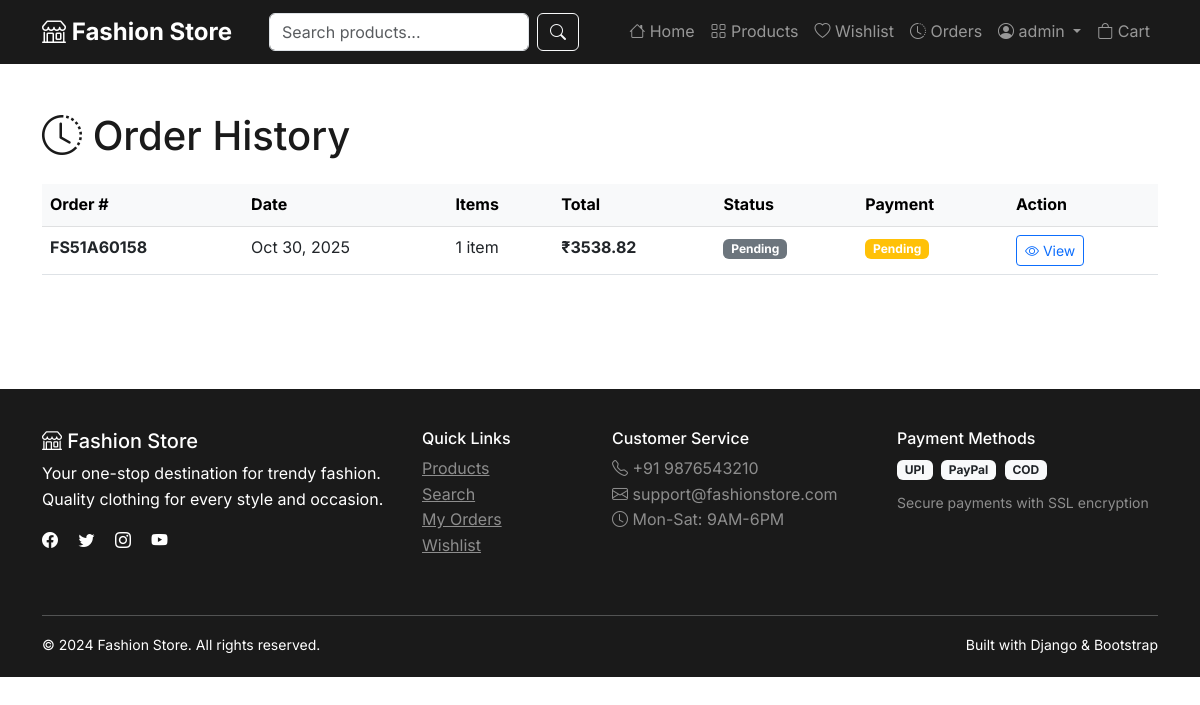
Screenshot of /orders/ (signed in) with the database file from the repository.
### shop/models.py (models this page shows, shortened)
class Order(models.Model):
    STATUS_CHOICES = [
        ('pending', 'Pending'),
        ('processing', 'Processing'),
        ('shipped', 'Shipped'),
        ('delivered', 'Delivered'),
        ('cancelled', 'Cancelled'),
        ('refunded', 'Refunded'),
    ]
    PAYMENT_STATUS_CHOICES = [
        ('pending', 'Pending'),
        ('paid', 'Paid'),
        ('failed', 'Failed'),
        ('refunded', 'Refunded'),
    ]
    PAYMENT_METHOD_CHOICES = [
        ('razorpay', 'Razorpay (UPI)'),
        ('paypal', 'PayPal'),
    ]
    user = models.ForeignKey(User, on_delete=models.CASCADE, related_name='orders')
    order_number = models.CharField(max_length=50, unique=True)
    first_name = models.CharField(max_length=100)
    last_name = models.CharField(max_length=100)
    email = models.EmailField()
    phone = models.CharField(max_length=20)
    address_line_1 = models.CharField(max_length=255)
    address_line_2 = models.CharField(max_length=255, blank=True)
    city = models.CharField(max_length=100)
    state = models.CharField(max_length=100)
    postal_code = models.CharField(max_length=20)
    country = models.CharField(max_length=100, default='India')
    total_amount = models.DecimalField(max_digits=10, decimal_places=2)
    shipping_cost = models.DecimalField(max_digits=10, decimal_places=2, default=0.00)
    tax_amount = models.DecimalField(max_digits=10, decimal_places=2, default=0.00)
    status = models.CharField(max_length=20, choices=STATUS_CHOICES, default='pending')
    payment_status = models.CharField(max_length=20, choices=PAYMENT_STATUS_CHOICES, default='pending')
    payment_method = models.CharField(max_length=20, choices=PAYMENT_METHOD_CHOICES)
    payment_id = models.CharField(max_length=200, blank=True)  # Payment gateway transaction ID
    created_at = models.DateTimeField(auto_now_add=True)
    updated_at = models.DateTimeField(auto_now=True)
    shipped_at = models.DateTimeField(blank=True, null=True)
    delivered_at = models.DateTimeField(blank=True, null=True)
    class Meta:
        ordering = ['-created_at']
    def get_total_cost(self):
        return self.total_amount + self.shipping_cost + self.tax_amount

### shop/views.py (the view)
# urls.py: path('orders/', views.OrderHistoryView.as_view(), name='order_history'),
class OrderHistoryView(LoginRequiredMixin, ListView):
    model = Order
    template_name = 'shop/order_history.html'
    context_object_name = 'orders'
    paginate_by = 10
    def get_queryset(self):
        return Order.objects.filter(user=self.request.user).order_by('-created_at')

### shop/cart.py (called while the page is built)
    def get_item_count(self):
        return sum(item['quantity'] for item in self.cart.values())

### shop/context_processors.py (called while the page is built)
def cart(request):
    return {'cart': Cart(request)}

### shop/currency.py (called while the page is built)
def get_currency(request):
    return request.session.get('currency', 'INR')

def format_price(amount, currency='INR'):
    if currency == 'USD':
        return f'${amount:.2f}'
    else:  # INR
        return f'₹{amount:.2f}'

### shop/templatetags/currency_tags.py (called while the page is built)
@register.simple_tag(takes_context=True)
def show_price(context, price):
    request = context['request']
    if not price:
        return format_price(0, get_currency(request))
    current_currency = get_currency(request)
    if current_currency == 'USD':
        converted = convert_price(float(price), 'INR', 'USD')
        return format_price(converted, 'USD')
    return format_price(float(price), 'INR')

### templates/shop/order_history.html (shortened to what this page needs)
{% extends 'base.html' %}
{% load currency_tags %}
{% block content %}
<div class="container py-5">
    <div class="row">
        <div class="col-12">
            <h1 class="mb-4"><i class="bi bi-clock-history"></i> Order History</h1>
            {% if orders %}
                <div class="table-responsive">
                    <table class="table table-hover">
                        <thead class="table-light">
                            <tr>
                                <th>Order #</th>
                                <th>Date</th>
                                <th>Items</th>
                                <th>Total</th>
                                <th>Status</th>
                                <th>Payment</th>
                                <th>Action</th>
                            </tr>
                        </thead>
                        <tbody>
                            {% for order in orders %}
                            <tr>
                                <td>
                                    <strong>{{ order.order_number }}</strong>
                                </td>
                                <td>{{ order.created_at|date:'M d, Y' }}</td>
                                <td>{{ order.items.count }} item{{ order.items.count|pluralize }}</td>
                                <td>
                                    <strong>{% show_price order.get_total_cost %}</strong>
                                </td>
                                <td>
                                    <span class="badge bg-{% if order.status == 'delivered' %}success{% elif order.status == 'shipped' %}info{% elif order.status == 'processing' %}primary{% elif order.status == 'cancelled' %}danger{% else %}secondary{% endif %}">
                                        {{ order.get_status_display }}
                                    </span>
                                </td>
                                <td>
                                    <span class="badge bg-{% if order.payment_status == 'paid' %}success{% elif order.payment_status == 'pending' %}warning{% elif order.payment_status == 'failed' %}danger{% else %}secondary{% endif %}">
                                        {{ order.get_payment_status_display }}
                                    </span>
                                </td>
                                <td>
                                    <a href="{% url 'shop:order_detail' order.order_number %}" class="btn btn-sm btn-outline-primary">
                                        <i class="bi bi-eye"></i> View
                                    </a>
                                </td>
                            </tr>
                            {% endfor %}
                        </tbody>
                    </table>
                </div>
            {% endif %}
        </div>
    </div>
</div>
{% endblock %}

### templates/base.html (shortened to what this page needs)
<!DOCTYPE html>
<html lang="en" prefix="og: http://ogp.me/ns#">
<head>
    <meta property="og:image" content="{% block og_image %}{{ request.scheme }}://{{ request.get_host }}{% load static %}{% static 'images/og-image.jpg' %}{% endblock %}">
    <meta property="twitter:image" content="{% block twitter_image %}{{ request.scheme }}://{{ request.get_host }}{% load static %}{% static 'images/twitter-image.jpg' %}{% endblock %}">
    <link href="https://cdn.jsdelivr.net/npm/bootstrap@5.3.0/dist/css/bootstrap.min.css" rel="stylesheet">
    <link rel="stylesheet" href="https://cdn.jsdelivr.net/npm/bootstrap-icons@1.11.0/font/bootstrap-icons.css">
</head>
<body>
    <nav class="navbar navbar-expand-lg navbar-dark bg-primary sticky-top">
        <div class="container">
            <a class="navbar-brand" href="{% url 'shop:home' %}">
                <i class="bi bi-shop"></i> Fashion Store
            </a>
            <div class="collapse navbar-collapse" id="navbarNav">
                <form class="d-flex search-form mx-auto" method="get" action="{% url 'shop:product_search' %}">
                    <input class="form-control me-2" type="search" name="query" placeholder="Search products..."
                           value="{{ request.GET.query }}">
                    <button class="btn btn-outline-light" type="submit">
                        <i class="bi bi-search"></i>
                    </button>
                </form>
                <ul class="navbar-nav ms-auto">
                    <li class="nav-item">
                        <a class="nav-link" href="{% url 'shop:home' %}">
                            <i class="bi bi-house"></i> Home
                        </a>
                    </li>
                    <li class="nav-item">
                        <a class="nav-link" href="{% url 'shop:product_list' %}">
                            <i class="bi bi-grid"></i> Products
                        </a>
                    </li>
                    {% if user.is_authenticated %}
                        <li class="nav-item">
                            <a class="nav-link" href="{% url 'shop:wishlist' %}">
                                <i class="bi bi-heart"></i> Wishlist
                            </a>
                        </li>
                        <li class="nav-item">
                            <a class="nav-link" href="{% url 'shop:order_history' %}">
                                <i class="bi bi-clock-history"></i> Orders
                            </a>
                        </li>
                        <li class="nav-item dropdown">
                            <a class="nav-link dropdown-toggle" href="#" role="button" data-bs-toggle="dropdown">
                                <i class="bi bi-person-circle"></i> {{ user.get_full_name|default:user.username }}
                            </a>
                        </li>
                    {% endif %}
                    <li class="nav-item">
                        <a class="nav-link position-relative" href="{% url 'shop:cart_detail' %}">
                            <i class="bi bi-bag"></i> Cart
                        </a>
                    </li>
                </ul>
            </div>
        </div>
    </nav>
    <main>
        {% block content %}{% endblock %}
    </main>
    <footer class="footer">
        <div class="container">
            <div class="row">
                <div class="col-md-4 mb-4">
                    <h5><i class="bi bi-shop"></i> Fashion Store</h5>
                    <p>Your one-stop destination for trendy fashion. Quality clothing for every style and occasion.</p>
                    <div class="social-links">
                        <a href="#" class="text-white me-3"><i class="bi bi-facebook"></i></a>
                        <a href="#" class="text-white me-3"><i class="bi bi-twitter"></i></a>
                        <a href="#" class="text-white me-3"><i class="bi bi-instagram"></i></a>
                        <a href="#" class="text-white"><i class="bi bi-youtube"></i></a>
                    </div>
                </div>
                <div class="col-md-2 mb-4">
                    <h6>Quick Links</h6>
                    <ul class="list-unstyled">
                        <li><a href="{% url 'shop:product_list' %}" class="text-white-50">Products</a></li>
                        <li><a href="{% url 'shop:product_search' %}" class="text-white-50">Search</a></li>
                        {% if user.is_authenticated %}
                            <li><a href="{% url 'shop:order_history' %}" class="text-white-50">My Orders</a></li>
                            <li><a href="{% url 'shop:wishlist' %}" class="text-white-50">Wishlist</a></li>
                        {% endif %}
                    </ul>
                </div>
                <div class="col-md-3 mb-4">
                    <h6>Customer Service</h6>
                    <ul class="list-unstyled">
                        <li class="text-white-50"><i class="bi bi-telephone"></i> +91 9876543210</li>
                        <li class="text-white-50"><i class="bi bi-envelope"></i> support@fashionstore.com</li>
                        <li class="text-white-50"><i class="bi bi-clock"></i> Mon-Sat: 9AM-6PM</li>
                    </ul>
                </div>
                <div class="col-md-3 mb-4">
                    <h6>Payment Methods</h6>
                    <div class="payment-methods">
                        <span class="badge bg-light text-dark me-1">UPI</span>
                        <span class="badge bg-light text-dark me-1">PayPal</span>
                        <span class="badge bg-light text-dark">COD</span>
                    </div>
                    <div class="mt-2">
                        <small class="text-white-50">Secure payments with SSL encryption</small>
                    </div>
                </div>
            </div>
            <hr class="border-light">
            <div class="row">
                <div class="col-md-6">
                    <small>&copy; 2024 Fashion Store. All rights reserved.</small>
                </div>
                <div class="col-md-6 text-end">
                    <small>Built with Django & Bootstrap</small>
                </div>
            </div>
        </div>
    </footer>
</body>
</html>

### templates/base.html (style rules this page uses)
:root { --primary-color: #1a1a1a; --secondary-color: #d4af37; --accent-color: #f39c12; --light-gray: #f8f9fa; --dark-gray: #2d2d2d; --luxury-gold: #d4af37; }
body { font-family: 'Inter', 'Segoe UI', Tahoma, Geneva, Verdana, sans-serif; line-height: 1.6; color: #1a1a1a; }
.navbar-brand { font-weight: bold; font-size: 1.5rem; }
.bg-primary { background-color: var(--primary-color) !important; }
.footer { background-color: var(--primary-color); color: white; padding: 40px 0 20px; margin-top: 50px; }
.search-form { max-width: 500px; }

### rows the page displays
Order: order_number "FS51A60158", created_at "Oct 30, 2025", items.count "1", total_amount+shipping_cost+tax_amount "₹3538.82", status "Pending", payment_status "Pending"

### other values shown
{{ user.get_full_name|default:user.username }} "admin"
